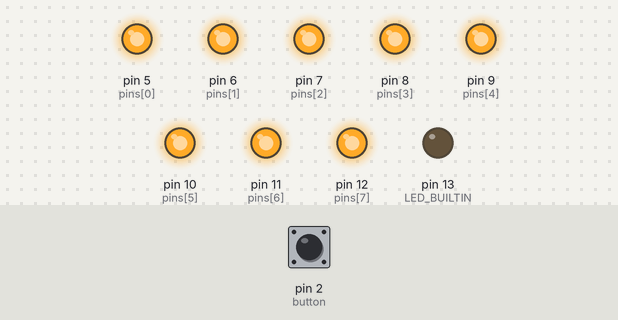
This sketch was run on a simulated Arduino Uno, built with avr-gcc and run on an emulated ATmega328P. Shown: output pins drawn as LEDs (lit = HIGH). Dashed ring = blinking. The inputs (shaded band) are chosen by the test bench; at power-on: pin 2 (button) HIGH. EEPROM starts erased.

Above: at 1.2 s.
1.3 s: pin 2 (button) pulled LOW for 1 s
At 1.58 s:
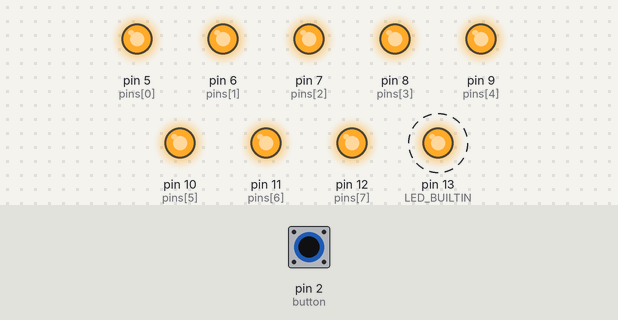
4.3 s: pin 2 (button) pulled LOW for 3.2 s
At 4.37 s:
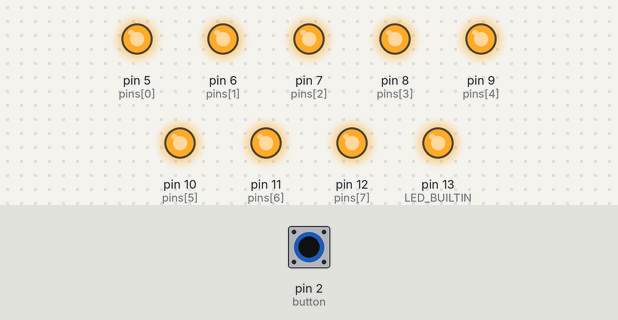
Timing chart, 0 to 9.0 s (numbered marks = the images above; inputs shaded):
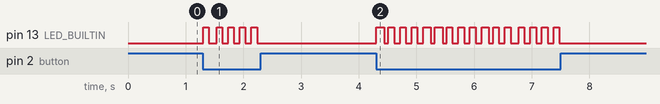

The sketch:

DMX_DIO_v1a.ino
```cpp
#include <EEPROM.h>

int button = 2;         // Pin d'entrée, le 2 supporte l'interruption matérielle
int active = 0;         // La sortie ACTIVE LOW actuelle
int stored = 0;         // La sortie ACTIVE LOW en eeprom
int blinks = 0;         // nombre de blinks du LED interne
long blink_on = 100;    // durée en millisecondes de l'allumage d'un blink
long blink_off = 100;   // durée en millisecondes de l'exinction d'un blink
long blink_time = 0;    // utilisé pour marquer le début d'un blink

long time = 0;          // utilisé pour le debounce et l'eeprom
long debounce = 100;    // durée en millisecondes du debounce
long writenow = 10000;  // durée en millisecondes avant écriture en eeprom
const byte numPins = 8; // nombre de sorties (pas de array.length dans arduino apparament)
int state;              // etat d'une sortie - HIGH or LOW

/* pins de sortie - pas de 2 ni 13 */
byte pins[] = {5, 6, 7, 8, 9, 10, 11, 12};

void setup() {
  // Serial.begin(9600);
  active = EEPROMReadInt(0);
  stored = active;
  // Serial.print("Read the following int at the eeprom address 0: " + active);
  // Serial.println(EEPROMReadInt(0), HEX);
  //clearMonitor();   // pour le serial
  /* we setup all led pins as OUTPUT */
  for (int i = 0; i < numPins; i++) {
    pinMode(pins[i], OUTPUT);
    digitalWrite(pins[i], HIGH);
  }

  pinMode(LED_BUILTIN, OUTPUT);
  pinMode(button, INPUT);

  /* use pin 2 which has interrupt 0 on Arduino UNO */
  attachInterrupt(0, count, LOW);
}

void loop() {
  for (int i = 0; i < numPins; i++) {
    state = HIGH;
    if (i == active) {
      state = LOW;
    }
    digitalWrite(pins[i], state);
  }
  if (blinks > 0) {
    if (millis() - blink_time <= blink_on) {
      digitalWrite(LED_BUILTIN, HIGH);
    }
    else {
      digitalWrite(LED_BUILTIN, LOW);
      if (millis() - blink_time > blink_on + blink_off) {
        blinks--;
        blink_time = millis();
      }
    }
  }

  if (millis() - time > writenow) {
    time = millis();
    Serial.println("write test begin: " );
    Serial.println(time);
    if (stored != active) {
      stored = active;
      EEPROMWriteInt(0, active);
      startblink(3);
      Serial.println("write complete: " );
    }
    Serial.println("write test end: " );
  }
}

/* fonction callback de l'interruption */
void count() {
  // we debounce the button and increase position
  if (millis() - time > debounce)  active++;
  if (active == numPins) {
    active = 0; //ACTIVE LOW
  }
  time = millis();
  startblink(1);
}


void startblink(int number) {
  if (blinks == 0) {  // ne pas démarrer un blink s'il y en a en cours...
    blinks = number;
    blink_time = millis();
  }
}

//This function will write a 2 byte integer to the eeprom at the specified address and address + 1
void EEPROMWriteInt(int p_address, int p_value) {
  byte lowByte = ((p_value >> 0) & 0xFF);
  byte highByte = ((p_value >> 8) & 0xFF);

  EEPROM.write(p_address, lowByte);
  //EEPROM.write(p_address + 1, highByte);
}

//This function will read a 2 byte integer from the eeprom at the specified address and address + 1
unsigned int EEPROMReadInt(int p_address) {
  byte lowByte = EEPROM.read(p_address);
  byte highByte =0; // EEPROM.read(p_address + 1);
  return ((lowByte << 0) & 0xFF) + ((highByte << 8) & 0xFF00);
}
```

Measured:
- after the input at 1.3 s, pin 13 (LED_BUILTIN): alternates HIGH for 0.10 s and LOW for 0.10 s, 10 changes in all, then stays LOW, starting at once
- after the input at 4.3 s, pin 13 (LED_BUILTIN): goes HIGH 0.14 s, LOW 0.07 s, 10 × (HIGH 0.10 s, LOW 0.10 s), 4 × (HIGH 0.10 s, LOW 0.14 s), HIGH 0.10 s, then LOW, starting at once
